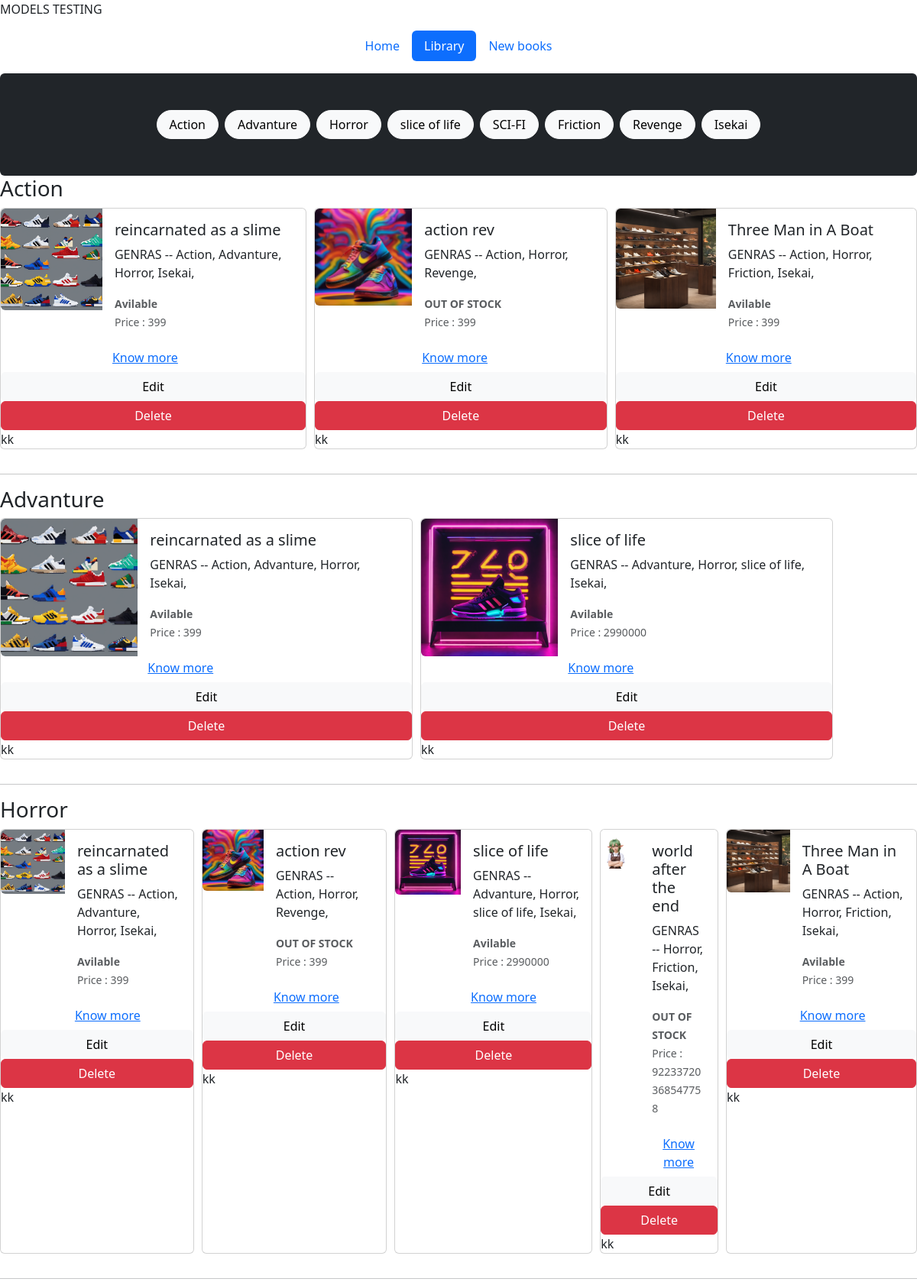
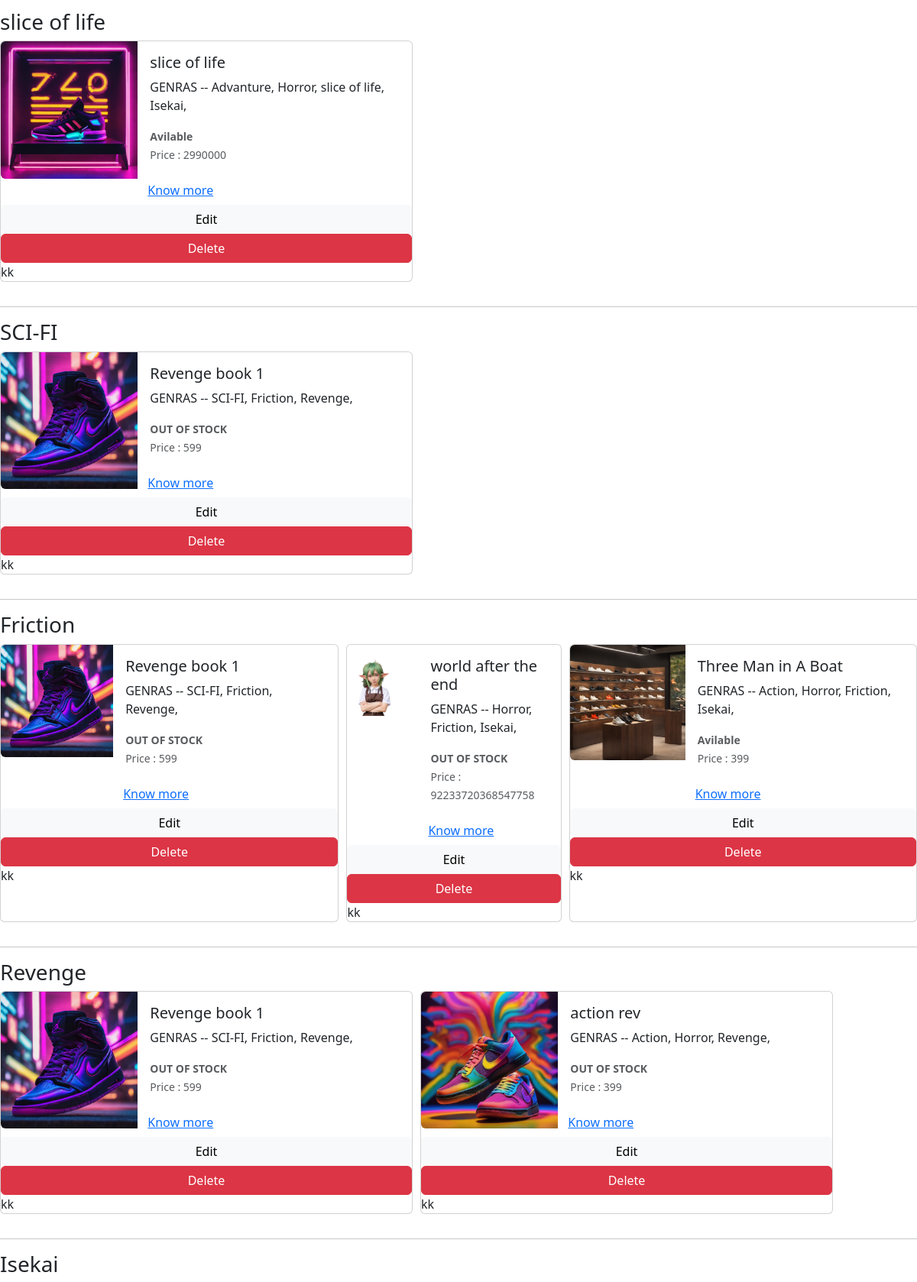
/library/books/ (upper part), run on the app's committed database (2 pictures, top to bottom).
### models_testing_app/models.py (models this page shows, shortened)
class Genra(models.Model):
    genra_name=models.CharField(max_length=50)
    id = models.AutoField(primary_key=True)
    def __str__(self):
        return self.genra_name

class Book(models.Model):
    book_name = models.CharField(max_length=100,null=True, blank=True)
    book_img = models.ImageField(upload_to='media',verbose_name= ("images"), blank=True)
    book_genra= models.ManyToManyField(Genra, verbose_name= ("book_genra"))
    book_price = models.PositiveIntegerField( default=100 ,null=True, blank=True)
    book_avilability = models.BooleanField(default = False,null=True, blank=True)
    book_detail = models.TextField(max_length=500,null=True, blank=True)
    id = models.AutoField(primary_key=True)

### models_testing_app/views.py (the view)
# urls.py: path('library/', include('models_testing_app.urls')),
def library(request):
    genras = Genra.objects.all()
    books = Book.objects.all()
    details = {"genra":genras,"books":books}
    return render(request,'book_view.html',{"details":details})

### models_testing_app/templates/book_view.html (shortened to what this page needs)
{% extends "layout.html" %}
{% block navbar %}
<div class="container">
    <header class="d-flex justify-content-center py-3">
      <ul class="nav nav-pills">
        <li class="nav-item"><a href="/library/" class="nav-link" >Home</a></li>
        <li class="nav-item"><a href="/library/books/" class="nav-link active"aria-current="page">Library</a></li>
        <li class="nav-item"><a href="/library/add_new/" class="nav-link ">New books</a></li>
      </ul>
    </header>
  </div>
{% endblock %}
         {% block section %}
         <div class="d-flex gap-2 justify-content-center py-5 bg-dark rounded">
            {% for genre in details.genra %}
            <a class="btn btn-light rounded-pill px-3" href="{% url 'genra_sort' genre.id %}" >{{genre.genra_name}} </a>
            {% endfor %}
          </div>
          {% endblock %}
    {% block content %}
    <div class ="d-flex flex-column flex-wrap-reverse">
        {% for genre in details.genra %}
        <h3>{{genre}}</h3>
        <div class="d-flex flex-row " style="gap:10px">
          {% for book in details.books %}
          {% if genre in book.book_genra.all%}
          <div class="card mb-3" style="max-width: 540px;">
            <div class="row g-0">
              <div class="col-md-4">
                <img src="{{book.book_img.url}}" class="img-fluid rounded-start" alt="...">
              </div>
              <div class="col-md-8">
                <div class="card-body">
                  <h5 class="card-title">{{book.book_name}} </h5>
                  <p class="card-text">GENRAS --
                    {% for genre in book.book_genra.all %}
                    {{genre}},
                    {% endfor %}</p>
                    <p class="card-text"><small class="text-body-secondary">
                      {% if book.book_avilability %}
                      <strong>Avilable</strong>
                      {% else %}
                      <strong>OUT OF STOCK</strong>
                      {% endif %}
                       <br>
                       Price :  {{book.book_price}} </small></p>
                      </div>
                      <a class="btn btn-link" href="{% url 'about' book.id%}"> Know more</a>
              </div>
                          <a class="btn btn-light" href="{% url 'edit' book.id%}"> Edit</a>
            <a class="btn btn-danger" href="{% url 'delete' book.id%}"> Delete</a>kk
            </div>
          </div>
          {% endif %}
          {% endfor %}
        </div>
        <hr>
        {% endfor %}
      </div>
    {% endblock %}

### static/style.css (style rules this page uses)
* { margin : 0; padding: 0; }

### data on the page
Genra: genra_name "Action"
Genra: genra_name "Advanture"
Genra: genra_name "Horror"
Genra: genra_name "slice of life"
Genra: genra_name "SCI-FI"
Genra: genra_name "Friction"
Genra: genra_name "Revenge"
Genra: genra_name "Isekai"
Book: book_img (picture), book_name "reincarnated as a slime", book_avilability "Avilable", book_price "399"
Book: book_img (picture), book_name "action rev", book_avilability "OUT OF STOCK", book_price "399"
Book: book_img (picture), book_name "Three Man in A Boat", book_avilability "Avilable", book_price "399"
Book: book_img (picture), book_name "slice of life", book_avilability "Avilable", book_price "2990000"
Book: book_img (picture), book_name "world after the end", book_avilability "OUT OF STOCK", book_price "92233720368547758"
Book: book_img (picture), book_name "Revenge book 1", book_avilability "OUT OF STOCK", book_price "599"
